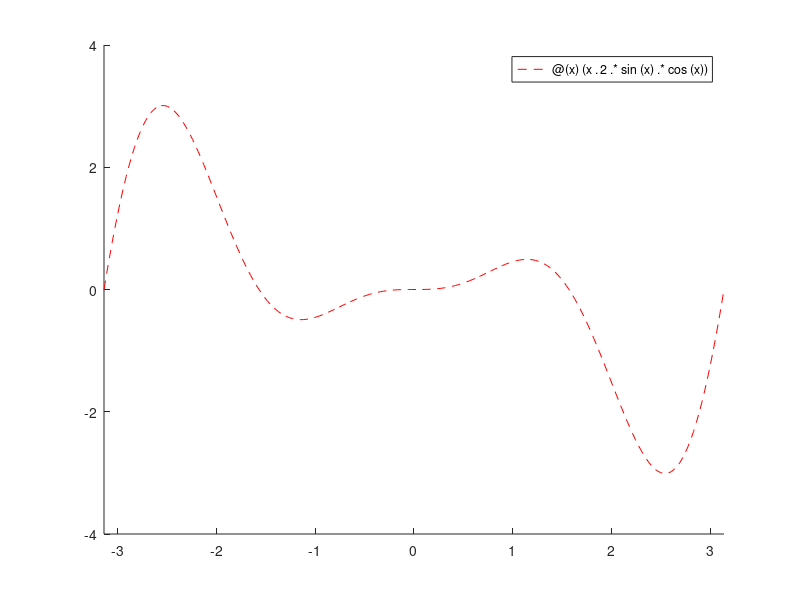

This figure's MATLAB source: (Note: this script raises an error after producing the figure.)
f = @(x)(x.^2.*sin(x).*cos(x));
val=[6,10,14];
for n=val
    fprintf('%d punti:\n',n+1)
    figure
    hold on
    fplot(f,[-pi,pi],'r--');
    x=linspace(-pi,pi,n+1)';
    y=f(x);
    [a] = getpolyn(x,y,n);
    t=linspace(-pi,pi,100); 
    yp=polyval(a,t);
    plot(x,f(x),'o')
    plot(t,yp); 
    legend('funzione', ...
        strcat(string(n+1),' punti di interpolazione'), ...
        'polinomio interpolante');
    fprintf('Errore: ~%e\n', max(abs(f(t)-yp)));
end